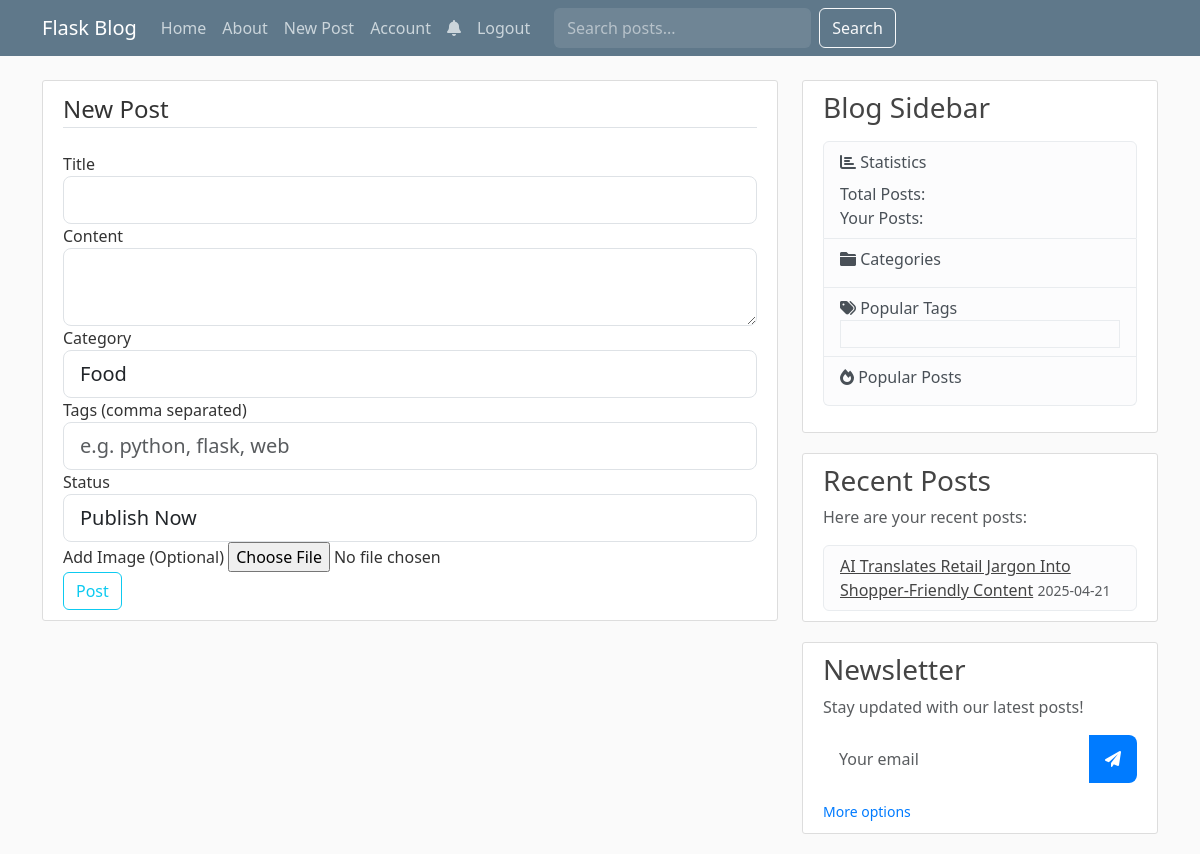
/post/new (signed in), run on the app's committed database.
### flaskblog.py (models this page shows, shortened)
class Post(db.Model):
    id = db.Column(db.Integer, primary_key=True)
    title = db.Column(db.String(100), nullable=False)
    date_posted = db.Column(db.DateTime, nullable=False, default=datetime.utcnow)
    content = db.Column(db.Text, nullable=False)
    image_file = db.Column(db.String(20), nullable=True)
    user_id = db.Column(db.Integer, db.ForeignKey('user.id'), nullable=False)
    category_id = db.Column(db.Integer, db.ForeignKey('category.id'), nullable=True)
    category = db.relationship('Category', backref=db.backref('posts', lazy=True))
    views = db.Column(db.Integer, default=0)
    status = db.Column(db.String(20), default='published')  # published, draft, scheduled
    publish_date = db.Column(db.DateTime)
    likes = db.relationship('Like', backref='post', lazy=True)
    comments = db.relationship('Comment', back_populates='post', lazy=True)

### flaskblog.py (the view, shortened to what this page needs)
@app.route("/post/new", methods=['GET', 'POST'])
@login_required
def new_post():
    form = PostForm()
    return render_template('create_post.html', title='New Post', form=form, legend='New Post')

### flaskblog.py
class PostForm(FlaskForm):
    title = StringField('Title', validators=[DataRequired()])
    content = TextAreaField('Content', validators=[DataRequired()])
    category = SelectField('Category', coerce=int, validators=[DataRequired()])
    tags = StringField('Tags (comma separated)', validators=[Optional()])
    status = SelectField('Status', choices=[
        ('published', 'Publish Now'),
        ('draft', 'Save as Draft'),
        ('scheduled', 'Schedule')
    ])
    publish_date = DateTimeField('Publish Date', format='%Y-%m-%d %H:%M', validators=[Optional()])
    picture = FileField('Add Image (Optional)', validators=[FileAllowed(['jpg', 'png', 'jpeg', 'gif'])])
    submit = SubmitField('Post')
    def __init__(self, *args, **kwargs):
        super(PostForm, self).__init__(*args, **kwargs)
        self.category.choices = [(c.id, c.name) for c in Category.query.order_by('name')]

### flaskblog.py (called while the page is built)
@app.context_processor
def inject_csrf_token():
    return dict(csrf_token=lambda: generate_csrf())

@login_manager.user_loader
def load_user(user_id):
    return db.session.get(User, int(user_id))

### templates/create_post.html (shortened to what this page needs)
{% extends "layout.html" %}
{% block content %}
    <div class="content-section">
        <form method="POST" action="" enctype="multipart/form-data">
            <fieldset class="form-group">
                <legend class="border-bottom mb-4">{{ legend }}</legend>
                <div class="form-group">
                    {{ form.title.label(class="form-control-label") }}
                    {% if form.title.errors %}
                        {{ form.title(class="form-control form-control-lg is-invalid") }}
                        <div class="invalid-feedback">
                            {% for error in form.title.errors %}
                                <span>{{ error }}</span>
                            {% endfor %}
                        </div>
                    {% else %}
                        {{ form.title(class="form-control form-control-lg") }}
                    {% endif %}
                </div>
                <div class="form-group">
                    {{ form.content.label(class="form-control-label") }}
                    {% if form.content.errors %}
                        {{ form.content(class="form-control form-control-lg is-invalid") }}
                        <div class="invalid-feedback">
                            {% for error in form.content.errors %}
                                <span>{{ error }}</span>
                            {% endfor %}
                        </div>
                    {% else %}
                        {{ form.content(class="form-control form-control-lg") }}
                    {% endif %}
                </div>
                <div class="form-group">
                    {{ form.category.label(class="form-control-label") }}
                    {% if form.category.errors %}
                        {{ form.category(class="form-control form-control-lg is-invalid") }}
                        <div class="invalid-feedback">
                            {% for error in form.category.errors %}
                                <span>{{ error }}</span>
                            {% endfor %}
                        </div>
                    {% else %}
                        {{ form.category(class="form-control form-control-lg") }}
                    {% endif %}
                </div>
                <div class="form-group">
                    {{ form.tags.label(class="form-control-label") }}
                    {% if form.tags.errors %}
                        {{ form.tags(class="form-control form-control-lg is-invalid") }}
                        <div class="invalid-feedback">
                            {% for error in form.tags.errors %}
                                <span>{{ error }}</span>
                            {% endfor %}
                        </div>
                    {% else %}
                        {{ form.tags(class="form-control form-control-lg", placeholder="e.g. python, flask, web") }}
                    {% endif %}
                </div>
                <div class="form-group">
                    {{ form.status.label(class="form-control-label") }}
                    {% if form.status.errors %}
                        {{ form.status(class="form-control form-control-lg is-invalid") }}
                        <div class="invalid-feedback">
                            {% for error in form.status.errors %}
                                <span>{{ error }}</span>
                            {% endfor %}
                        </div>
                    {% else %}
                        {{ form.status(class="form-control form-control-lg") }}
                    {% endif %}
                </div>
                <div class="form-group">
                    {{ form.picture.label(class="form-control-label") }}
                    {% if form.picture.errors %}
                        {{ form.picture(class="form-control form-control-lg is-invalid") }}
                        <div class="invalid-feedback">
                            {% for error in form.picture.errors %}
                                <span>{{ error }}</span>
                            {% endfor %}
                        </div>
                    {% else %}
                        {{ form.picture(class="form-control-file") }}
                    {% endif %}
                </div>
            </fieldset>
            <div class="form-group">
                {{ form.submit(class="btn btn-outline-info") }}
            </div>
        </form>
    </div>
{% endblock content %}

### templates/layout.html (shortened to what this page needs)
<!doctype html>
<html lang="en">
  <head>
    <link href="https://cdn.jsdelivr.net/npm/bootstrap@5.3.2/dist/css/bootstrap.min.css" rel="stylesheet">
    <link rel="stylesheet" href="https://cdnjs.cloudflare.com/ajax/libs/font-awesome/6.0.0/css/all.min.css">
    <link rel="stylesheet" type="text/css" href="{{ url_for('static', filename='main.css') }}">
  </head>
<body>
    <header class="site-header">
      <nav class="navbar navbar-expand-md navbar-dark bg-steel fixed-top">
        <div class="container">
          <a class="navbar-brand mr-4" href="{{ url_for('home') }}">Flask Blog</a>
          <div class="collapse navbar-collapse" id="navbarToggle">
            <div class="navbar-nav mr-auto">
              <a class="nav-item nav-link" href="{{ url_for('home') }}">Home</a>
              <a class="nav-item nav-link" href="{{ url_for('about') }}">About</a>
              {% if current_user.is_authenticated %}
                <a class="nav-item nav-link" href="{{ url_for('new_post') }}">New Post</a>
              {% endif %}
            </div>
            <div class="navbar-nav">
              {% if current_user.is_authenticated %}
                <a class="nav-item nav-link" href="{{ url_for('account') }}">Account</a>
                <a class="nav-item nav-link position-relative" href="{{ url_for('notifications') }}">
                    <i class="fas fa-bell"></i>
                </a>
                <a class="nav-item nav-link" href="{{ url_for('logout') }}">Logout</a>
              {% else %}
                <a class="nav-item nav-link" href="{{ url_for('login') }}">Login</a>
                <a class="nav-item nav-link" href="{{ url_for('register') }}">Register</a>
              {% endif %}
              <form class="d-flex ms-3" action="{{ url_for('search') }}" method="get">
                <input class="form-control me-2" type="search" placeholder="Search posts..." name="q" aria-label="Search">
                <button class="btn btn-outline-light" type="submit">Search</button>
              </form>
            </div>
          </div>
        </div>
      </nav>
    </header>
    <main role="main" class="container">
      <div class="row">
        <div class="col-md-8">
          {% block content %}{% endblock %}
        </div>
        <div class="col-md-4">
          <div class="content-section">
            <h3>Blog Sidebar</h3>
            <p class='text-muted'>
                <ul class="list-group">
                    <li class="list-group-item list-group-item-light">
                        <i class="fas fa-chart-bar"></i> Statistics
                        <ul class="list-unstyled mt-2">
                            <li>Total Posts: {{ total_posts }}</li>
                            {% if current_user.is_authenticated %}
                                <li>Your Posts: {{ user_post_count }}</li>
                            {% endif %}
                        </ul>
                    </li>
                    <li class="list-group-item list-group-item-light">
                        <i class="fas fa-folder"></i> Categories
                    </li>
                    <li class="list-group-item list-group-item-light">
                        <i class="fas fa-tags"></i> Popular Tags
                        <div class="list-group-item">
                        </div>
                    </li>
                    <li class="list-group-item list-group-item-light">
                        <i class="fas fa-fire"></i> Popular Posts
                    </li>
                </ul>
            </p>
          </div>
          <div class="content-section">
            <h3>Recent Posts</h3>
            {% if current_user.is_authenticated %}
              <p class='text-muted'>Here are your recent posts: </p>
              <ul class="list-group">
                {% for post in current_user.posts[:3] %}
                  <li class="list-group-item list-group-item-light">
                    <a href="{{ url_for('post', post_id=post.id) }}" class="article-title">{{ post.title }}</a>
                    <small class="text-muted">{{ post.date_posted.strftime('%Y-%m-%d') }}</small>
                  </li>
                {% else %}
                  <li class="list-group-item list-group-item-light">No posts yet</li>
                {% endfor %}
              </ul>
            {% else %}
              <p class='text-muted'>Please log in to see your recent posts.</p>
            {% endif %}
          </div>
          <div class="content-section">
            <h3>Newsletter</h3>
            <p class='text-muted'>Stay updated with our latest posts!</p>
            <form action="{{ url_for('subscribe_newsletter') }}" method="post" class="newsletter-form">
              <div class="input-group mb-3">
                <input type="email" name="email" class="form-control" placeholder="Your email" required>
                <button class="btn btn-outline-secondary" type="submit">
                  <i class="fas fa-paper-plane"></i>
                </button>
              </div>
              <small class="text-muted">
                <a href="{{ url_for('subscribe_newsletter') }}">More options</a>
              </small>
            </form>
          </div>
        </div>
      </div>
    </main>
</body>
</html>

### static/main.css (style rules this page uses)
body { background: #fafafa; color: #333333; margin-top: 5rem; }
h1, h2, h3, h4, h5, h6 { color: #444444; }
.bg-steel { background-color: #5f788a; }
.site-header .navbar-nav .nav-link { color: #cbd5db; }
.content-section { background: #ffffff; padding: 10px 20px; border: 1px solid #dddddd; border-radius: 3px; margin-bottom: 20px; }
.article-title { color: #444444; }
.navbar .form-control { background-color: rgba(255, 255, 255, 0.1); border-color: rgba(255, 255, 255, 0.1); color: #fff; }
.navbar .form-control::placeholder { color: rgba(255, 255, 255, 0.5); }
.newsletter-form .input-group { background: rgba(255, 255, 255, 0.1); border-radius: 0.5rem; overflow: hidden; }
.newsletter-form .form-control { background: transparent; border: none; color: #333; padding: 0.75rem 1rem; }
.newsletter-form .btn { border: none; padding: 0.75rem 1rem; background: #007bff; color: white; transition: all 0.3s ease; }
.newsletter-form small a { color: #007bff; text-decoration: none; transition: color 0.3s ease; }

### data on the page
Post: title "AI Translates Retail Jargon Into Shopper-Friendly Content", date_posted "2025-04-21"

### other printed values
{{ legend }} "New Post"
